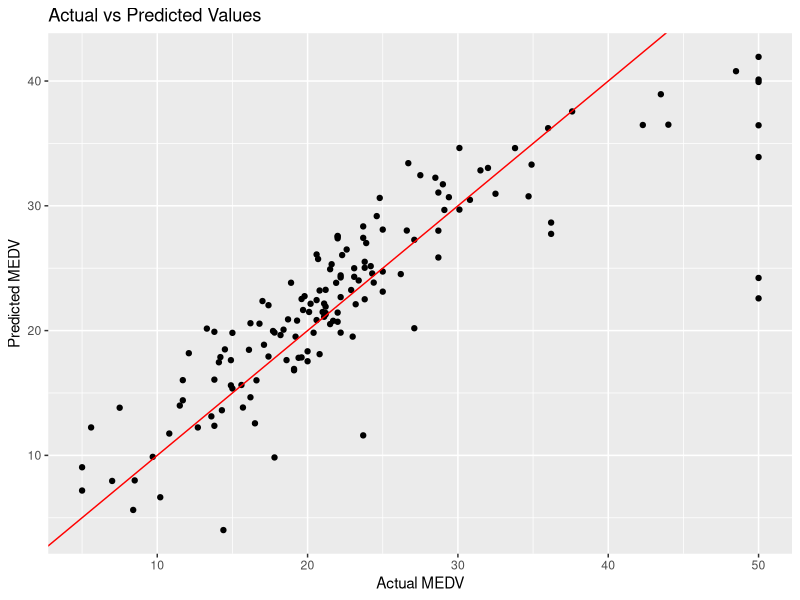

Recreate this plot in R.
# Install and load the necessary packages
if (!require(MASS)) install.packages("MASS")
if (!require(caret)) install.packages("caret")

library(MASS)
library(caret)

# Load the Boston housing dataset
data("Boston")

# View the first few rows of the dataset
head(Boston)

# Check the structure of the dataset
str(Boston)

# Split the data into training and testing sets
set.seed(123)  # For reproducibility
train_index <- createDataPartition(Boston$medv, p = 0.7, list = FALSE)
train_data <- Boston[train_index, ]
test_data <- Boston[-train_index, ]

# Create a linear regression model to predict medv (median value of owner-occupied homes)
linreg_model <- lm(medv ~ ., data = train_data)

# Summarize the model
summary(linreg_model)

# Make predictions on the test set
predictions <- predict(linreg_model, newdata = test_data)

# Compare predictions to actual values
results <- data.frame(Actual = test_data$medv, Predicted = predictions)

# Calculate the mean squared error (MSE)
mse <- mean((results$Actual - results$Predicted)^2)
print(paste("Mean Squared Error:", mse))

# Optional: Plot actual vs. predicted values
library(ggplot2)
ggplot(results, aes(x = Actual, y = Predicted)) +
  geom_point() +
  geom_abline(slope = 1, intercept = 0, color = "red") +
  labs(title = "Actual vs Predicted Values", x = "Actual MEDV", y = "Predicted MEDV")
